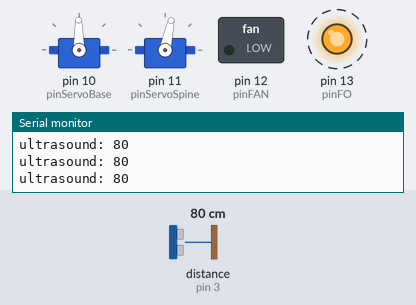
Recording of a sketch running on a simulated Arduino Uno, built with avr-gcc and run on an emulated ATmega328P. On the bench: 2 × servo, switched loads named in the sketch (green lamp = pin HIGH), output pins drawn as LEDs (lit = HIGH), the last lines printed to the serial monitor. Wiring (inferred from the names in the program): ultrasonic range finder: trigger pin 4; echo pin 3. Dashed ring = blinking. The inputs (shaded band) are chosen by the test bench; at power-on: distance to the obstacle (sensor on pin 3) 80 cm. The echo pulse lasts 58.3 µs per cm; random numbers use the default seed unless the sketch sets one; pins used as bus, display or sensor lines are not drawn.

Above: at 1.2 s.
1.3 s: distance to the obstacle (sensor on pin 3) set to 9 cm
At 3.37 s:
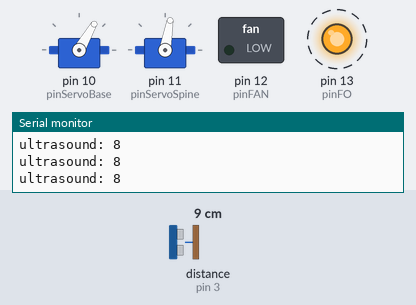
4.3 s: distance to the obstacle (sensor on pin 3) set to 57 cm
At 4.72 s:
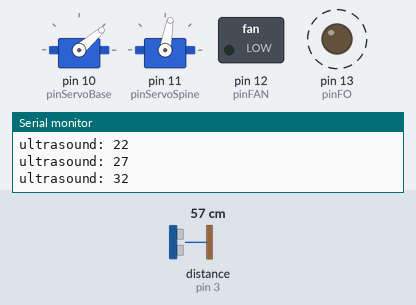
7.3 s: distance to the obstacle (sensor on pin 3) set to 66 cm
At 9.5 s:
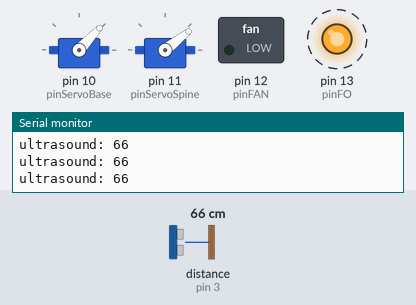
10.3 s: distance to the obstacle (sensor on pin 3) set to 2 cm
13.3 s: distance to the obstacle (sensor on pin 3) set to 120 cm
Timing chart, 0 to 20.3 s (numbered marks = the images above; inputs shaded):
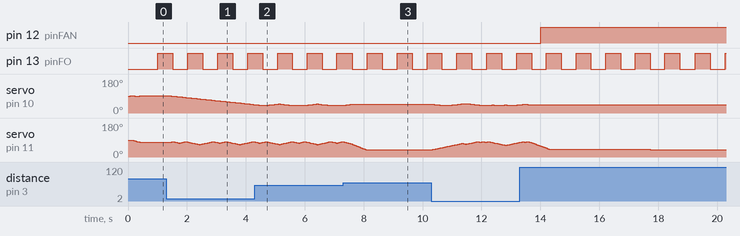

Measured:
- the behaviour switches between 60 and 61 cm on distance to the obstacle (sensor on pin 3) (found by bisection; images 2 and 3)
- by itself, pin 13 (pinFO): alternates HIGH for 0.51 s and LOW for 0.50 s

The sketch:

HA_0002.pde
```cpp
/*  CONFIG
------------------------------------------------*/

// bibliotecas

#include <Servo.h>
#include <SerialCommand.h>

// classes

Servo servo_base;
Servo servo_spine;
SerialCommand controller;

// pinos do arduino

int pinFO = 13;          // FIBRA OTICA
int pinFAN = 12;         // VENTILANDOR-FAN
int pinServoBase = 10;   // SERVO BASE
int pinServoSpine = 11;  // SERVO ESPINHA
int pinUSe = 3;          // ULTRASOUND ECHO~CINZA
int pinUSt = 4;          // ULTRASOUND TRIGGER~AZUL


// variaveis para stepper do servo

int base_next = 90;
int spine_next = 90;

int base_current = 0;
int spine_current = 0;

// variaveis da respiracao

unsigned long breath_in_millis = 0;
unsigned long breath_out_millis = 0;
unsigned int breath_in_cycle = 7000;
unsigned int breath_out_cycle = 7000;
boolean breath_state = true;

// fibra otica

unsigned long fiber_millis = 0;
unsigned int fiber_cycle = 500;
boolean fiberhigh = false;

// ciclo us

unsigned long us_millis = 0;
unsigned int us_cycle = 50;

unsigned long zoom_millis = 0;
unsigned int zoom_cycle = 4000;

boolean AUTO = true;

boolean up = false;
boolean side = false;

const int numReadings = 10;
int readings[numReadings];
int ustotal = 0;
int ussmooth = 0;
int usindex = 0;


/*  SETUP
------------------------------------------------*/


void setup()
{

  // definir pinos

  pinMode(pinFO, OUTPUT);
  pinMode(pinFAN, OUTPUT);

  pinMode(pinUSt, OUTPUT);
  pinMode(pinUSe, INPUT);

  servo_base.attach(pinServoBase);
  servo_spine.attach(pinServoSpine);

  // pegar valores iniciais dos servos (n sei se faz diferenca)

  base_current = servo_base.read();
  spine_current = servo_spine.read();

  // ligar Serial

  Serial.begin(9600);

  // criar comandos seriais

  controller.addCommand("auto", com_auto);
  controller.addCommand("manual", com_manual);
  controller.addCommand("in", com_cycle_in);
  controller.addCommand("out", com_cycle_out);
  controller.addCommand("s", com_servo);
  controller.addDefaultHandler(com_unrecognized);  // Handler for command that isn't matched  (says "What?")

  // Arduino pronto

  Serial.println("Ready");

}


/*  LOOP
------------------------------------------------*/


void loop()
{

  // verificar comandos seriais

  controller.readSerial();

  // stepper servo base

  if(base_next != base_current)
  {
    if( base_next > base_current )
    {
      base_current++;
    }
    else if(base_next < base_current)
    {
     base_current--;
    }
    servo_base.write(base_current);
  }

  // stepper servo spine

  if(spine_next != spine_current)
  {
    if( spine_next > spine_current )
    {
      spine_current++;
    }
    else if(spine_next < spine_current)
    {
     spine_current--;
    }
    servo_spine.write(spine_current);
  }

  // FIBER

  if(cycleCheck(&fiber_millis, fiber_cycle))
  {
    fiberhigh = !fiberhigh;

    if(fiberhigh){
      digitalWrite(pinFO, LOW);
    }else{
      digitalWrite(pinFO, HIGH);
    }
  }

  // BREATH IN

  if(cycleCheck(&breath_out_millis, breath_out_cycle) && !breath_state)
  {
    breath_state = true;
    digitalWrite(pinFAN, HIGH);
    breath_in_millis = millis();
  }

  // BREATH OUT

  if(cycleCheck(&breath_in_millis, breath_in_cycle) && breath_state)
  {
    breath_state = false;
    digitalWrite(pinFAN, LOW);
    breath_out_millis = millis();
  }

  // ULTRASOUND IF AUTOMODE

  if(AUTO)
  {
    if(cycleCheck(&us_millis, us_cycle))
    {

      int us;

      // US

      us = ultrasoundOld(pinUSe,pinUSt);
      readings[usindex] = us;

      ustotal = 0;

      for(int i = 0 ; i < numReadings ; i++) {
        ustotal = ustotal + readings[i];
      }

      if(usindex >= numReadings)
      {
        usindex = 0;
      }
      else {
        usindex = usindex + 1;
      }

      ussmooth = ustotal / numReadings;

      Serial.print("ultrasound: ");
      Serial.println(ussmooth);

      //Serial.print("spine: ");
      //Serial.println(spine_next);


      // Behavior Logic

      if( ussmooth > 60 && ussmooth < 150 )
      {

        if(cycleCheck(&zoom_millis, zoom_cycle))
        {
          spine_next = random(30,50);
          base_next = base_next+3-random(6);
        }

      }else{

       if( up )
        {
           if( spine_next > 30 )
           {
            spine_next-=2;
           }else{
             up = false;
           }
        }
        else
        {
          if( spine_next < 80 )
          {
            spine_next+=2;
          }else{
            up = true;
          }
        }

        if( side )
        {
           if( base_next > 40 )
           {
            base_next-=1;
           }else{
             side = false;
           }
        }
        else
        {
          if( base_next < 130 )
          {
            base_next+=1;
          }else{
            side = true;
          }
        }

        int r = random(95);
         if( r > 90 ){
           up = !up;
         }

         r = random(95);
         if( r > 90 ){
           side = !side;
         }


      }

    }
  }

  // bom delay pro arduino e pros servos

  delay(15);

}


/*  METODOS
------------------------------------------------*/

int ultrasoundOld(int echoPin, int triggerPin)
{
  digitalWrite(triggerPin, LOW);
  delayMicroseconds(2);
  digitalWrite(triggerPin, HIGH);
  delayMicroseconds(10);
  digitalWrite(triggerPin, LOW);
  return pulseIn(echoPin, HIGH)/58;
}

int ultrasound(int pin)
{
  pinMode(pin, OUTPUT); //pin is output
  digitalWrite(pin, LOW);
  delayMicroseconds(2);
  digitalWrite(pin, HIGH);
  delayMicroseconds(10);
  digitalWrite(pin, LOW);
  pinMode(pin, INPUT); // pin is now input
  // wait for a high pulse
  return pulseIn(pin, HIGH)/58; //divide with 148 and you get inches
}


// serialcommand s = servo
// comandos podem ser s = spine e b = base

void com_servo()
{

  char *arg;
  String name;
  int val;

  arg = controller.next(); // pegar proximo argumento
  if (arg != NULL)
  {
    name = arg; // nome do servo
  }

  arg = controller.next(); // pegar proximo argumento
  if (arg != NULL && !AUTO)
  {
    int val = atoi(arg); // converter char em inteiro
    Serial.print("Servo "+name+" to ");
    Serial.println(val);
    if(val < 0 || val > 179)
    {
      Serial.println("ERROR: Servo values must be 0 to 179");
    }
    else
    {
      if(name == "s") // s = spine
      {
        Serial.println("Move spine!");
        spine_next = val;
      }
      else if(name == "b") // b = base
      {
        Serial.println("Move base!");
        base_next = val;
      }
    }
  }
}

// serialcommand in = inspiracao

void com_cycle_in()
{
  char *arg;
  arg = controller.next(); // pegar proximo argumento
  if (arg != NULL)
  {
    breath_in_cycle = atoi(arg); // novo ciclo
  }
}

// serialcommand out = expiracao

void com_cycle_out()
{
  char *arg;
  arg = controller.next(); // pegar proximo argumento
  if (arg != NULL)
  {
    breath_out_cycle = atoi(arg); // novo ciclo
  }
}

// auto mode

void com_auto()
{
  AUTO = true;
  Serial.println("auto mode");
}

void com_manual()
{
  AUTO = false;
  Serial.println("manual mode");
}

// serialcommand default

void com_unrecognized()
{
  Serial.println("What?");
}

// metodo para verificar se um ciclo terminou

boolean cycleCheck(unsigned long *lastMillis, unsigned int cycle)
{
  unsigned long currentMillis = millis();
  if(currentMillis - *lastMillis >= cycle)
  {
    //Serial.println(currentMillis - *lastMillis);
    *lastMillis = currentMillis;
    return true;
  }
  else
    return false;
}
```
